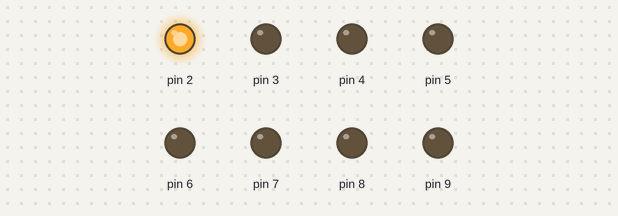
A sketch run on a simulated Arduino Uno, built with avr-gcc and run on an emulated ATmega328P. Parts: output pins drawn as LEDs (lit = HIGH).

Above: at 0.05 s.
At 0.45 s:
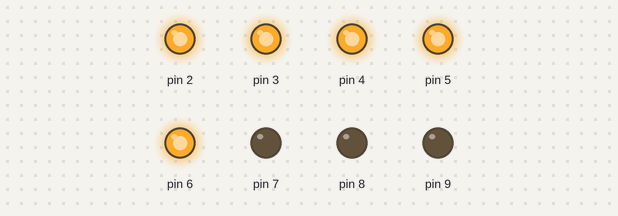
At 0.85 s:
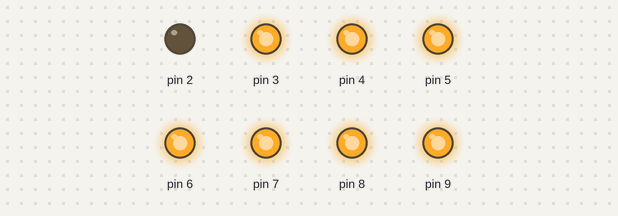
At 1.75 s:
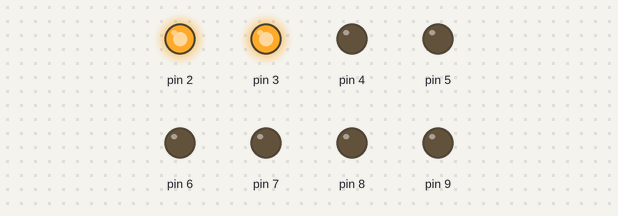
At 2.65 s:
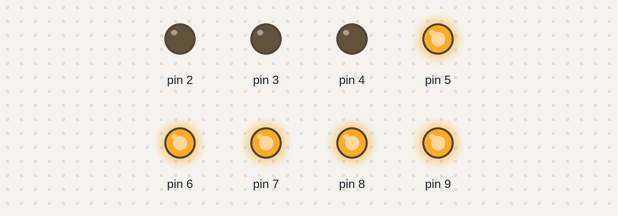
At 3.55 s:
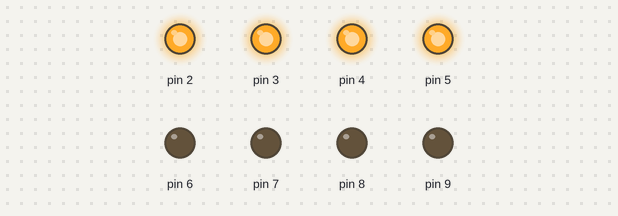
Timing chart, 0 to 3.9 s (numbered marks = the images above):
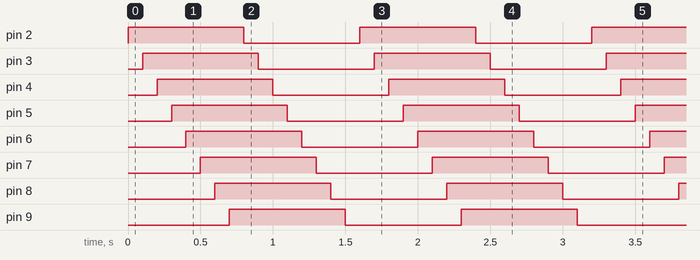

Measured:
- by itself, pin 2–9: alternates HIGH for 0.80 s and LOW for 0.80 s
- by itself, everything shown: repeats every 1.6 s, in 16 steps

The sketch:

ledbar.ino
```cpp
boolean state = LOW;

void setup()
{
  // Repeat for 8 times
  for(int pin=2;pin<10;pin++)
  {
    // Configure pin as output
    pinMode(pin,OUTPUT);
    // Set pin LOW
    digitalWrite(pin,LOW);
  }
}

void loop()
{
  if(state == HIGH)
  {
    state = LOW;
  }
  else
  {
    state = HIGH;
  }
  // Repeat for 8 times
  for(int pin=2;pin<10;pin++)
  {
    // Set pin to state
    digitalWrite(pin,state);
    // Wait
    delay(100);
  }
}
```
